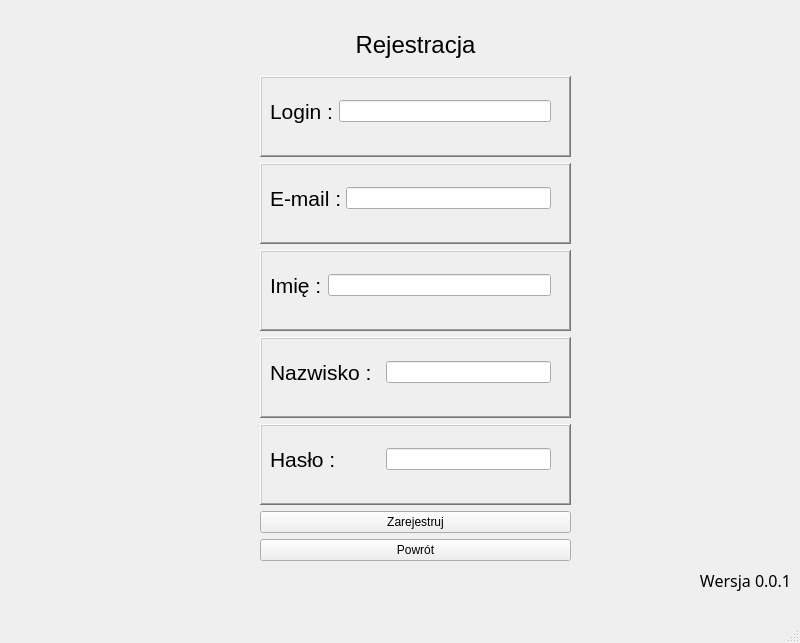
<?xml version="1.0" encoding="UTF-8"?>
<ui version="4.0">
 <class>MainWindow</class>
 <widget class="QMainWindow" name="MainWindow">
  <property name="geometry">
   <rect>
    <x>0</x>
    <y>0</y>
    <width>800</width>
    <height>643</height>
   </rect>
  </property>
  <property name="windowTitle">
   <string>MainWindow</string>
  </property>
  <widget class="QWidget" name="centralwidget">
   <property name="minimumSize">
    <size>
     <width>800</width>
     <height>600</height>
    </size>
   </property>
   <widget class="QStackedWidget" name="WidgetSwitcher">
    <property name="geometry">
     <rect>
      <x>170</x>
      <y>10</y>
      <width>481</width>
      <height>561</height>
     </rect>
    </property>
    <property name="currentIndex">
     <number>2</number>
    </property>
    <widget class="QWidget" name="MainPage">
     <widget class="QWidget" name="verticalLayoutWidget">
      <property name="geometry">
       <rect>
        <x>40</x>
        <y>10</y>
        <width>401</width>
        <height>563</height>
       </rect>
      </property>
      <layout class="QVBoxLayout" name="verticalLayout">
       <property name="spacing">
        <number>4</number>
       </property>
       <property name="bottomMargin">
        <number>16</number>
       </property>
       <item>
        <widget class="QLabel" name="WarewiseLogo">
         <property name="enabled">
          <bool>true</bool>
         </property>
         <property name="maximumSize">
          <size>
           <width>400</width>
           <height>400</height>
          </size>
         </property>
         <property name="text">
          <string/>
         </property>
         <property name="pixmap">
          <pixmap resource="AppResources.qrc">:/resources/WareWiseLogo.png</pixmap>
         </property>
         <property name="scaledContents">
          <bool>true</bool>
         </property>
         <property name="alignment">
          <set>Qt::AlignmentFlag::AlignCenter</set>
         </property>
        </widget>
       </item>
       <item>
        <widget class="QPushButton" name="LoginButton">
         <property name="minimumSize">
          <size>
           <width>30</width>
           <height>40</height>
          </size>
         </property>
         <property name="autoFillBackground">
          <bool>false</bool>
         </property>
         <property name="text">
          <string>Zaloguj</string>
         </property>
        </widget>
       </item>
       <item>
        <widget class="QPushButton" name="Register">
         <property name="minimumSize">
          <size>
           <width>30</width>
           <height>40</height>
          </size>
         </property>
         <property name="autoFillBackground">
          <bool>false</bool>
         </property>
         <property name="text">
          <string>Zarejestruj</string>
         </property>
        </widget>
       </item>
       <item>
        <widget class="QPushButton" name="RecoverPassButton">
         <property name="minimumSize">
          <size>
           <width>30</width>
           <height>40</height>
          </size>
         </property>
         <property name="text">
          <string>Odzyskiwanie hasła</string>
         </property>
        </widget>
       </item>
       <item>
        <widget class="QPushButton" name="ExitButton">
         <property name="minimumSize">
          <size>
           <width>30</width>
           <height>40</height>
          </size>
         </property>
         <property name="text">
          <string>Wyjście</string>
         </property>
        </widget>
       </item>
      </layout>
     </widget>
    </widget>
    <widget class="QWidget" name="LoginPage">
     <widget class="QFrame" name="frame">
      <property name="geometry">
       <rect>
        <x>79</x>
        <y>200</y>
        <width>301</width>
        <height>71</height>
       </rect>
      </property>
      <property name="frameShape">
       <enum>QFrame::Shape::WinPanel</enum>
      </property>
      <property name="frameShadow">
       <enum>QFrame::Shadow::Raised</enum>
      </property>
      <widget class="QWidget" name="horizontalLayoutWidget_2">
       <property name="geometry">
        <rect>
         <x>10</x>
         <y>10</y>
         <width>281</width>
         <height>51</height>
        </rect>
       </property>
       <layout class="QHBoxLayout" name="horizontalLayout_2">
        <property name="sizeConstraint">
         <enum>QLayout::SizeConstraint::SetMinimumSize</enum>
        </property>
        <item>
         <widget class="QLabel" name="label_3">
          <property name="maximumSize">
           <size>
            <width>70</width>
            <height>60</height>
           </size>
          </property>
          <property name="font">
           <font>
            <pointsize>16</pointsize>
           </font>
          </property>
          <property name="text">
           <string>Login : </string>
          </property>
         </widget>
        </item>
        <item>
         <widget class="QLineEdit" name="LoginInputBox"/>
        </item>
       </layout>
      </widget>
     </widget>
     <widget class="QFrame" name="frame_2">
      <property name="geometry">
       <rect>
        <x>80</x>
        <y>280</y>
        <width>301</width>
        <height>71</height>
       </rect>
      </property>
      <property name="frameShape">
       <enum>QFrame::Shape::WinPanel</enum>
      </property>
      <property name="frameShadow">
       <enum>QFrame::Shadow::Raised</enum>
      </property>
      <widget class="QWidget" name="horizontalLayoutWidget_3">
       <property name="geometry">
        <rect>
         <x>10</x>
         <y>10</y>
         <width>281</width>
         <height>51</height>
        </rect>
       </property>
       <layout class="QHBoxLayout" name="horizontalLayout_3">
        <property name="sizeConstraint">
         <enum>QLayout::SizeConstraint::SetMinimumSize</enum>
        </property>
        <item>
         <widget class="QLabel" name="label_4">
          <property name="maximumSize">
           <size>
            <width>70</width>
            <height>60</height>
           </size>
          </property>
          <property name="font">
           <font>
            <pointsize>16</pointsize>
           </font>
          </property>
          <property name="text">
           <string>Hasło : </string>
          </property>
         </widget>
        </item>
        <item>
         <widget class="QLineEdit" name="PasswordInputBox">
          <property name="echoMode">
           <enum>QLineEdit::EchoMode::Password</enum>
          </property>
         </widget>
        </item>
       </layout>
      </widget>
     </widget>
     <widget class="QLabel" name="label_2">
      <property name="geometry">
       <rect>
        <x>180</x>
        <y>150</y>
        <width>101</width>
        <height>31</height>
       </rect>
      </property>
      <property name="font">
       <font>
        <pointsize>16</pointsize>
       </font>
      </property>
      <property name="text">
       <string>Logowanie</string>
      </property>
     </widget>
     <widget class="QPushButton" name="BackButton">
      <property name="geometry">
       <rect>
        <x>160</x>
        <y>410</y>
        <width>131</width>
        <height>41</height>
       </rect>
      </property>
      <property name="text">
       <string>Powrót</string>
      </property>
     </widget>
     <widget class="QPushButton" name="LoginToAppButton">
      <property name="geometry">
       <rect>
        <x>160</x>
        <y>370</y>
        <width>131</width>
        <height>41</height>
       </rect>
      </property>
      <property name="text">
       <string>Zaloguj</string>
      </property>
      <property name="autoDefault">
       <bool>true</bool>
      </property>
     </widget>
    </widget>
    <widget class="QWidget" name="RegisterPage">
     <widget class="QWidget" name="layoutWidget">
      <property name="geometry">
       <rect>
        <x>90</x>
        <y>10</y>
        <width>311</width>
        <height>541</height>
       </rect>
      </property>
      <layout class="QVBoxLayout" name="verticalLayout_2">
       <item>
        <widget class="QLabel" name="label">
         <property name="enabled">
          <bool>true</bool>
         </property>
         <property name="sizePolicy">
          <sizepolicy hsizetype="MinimumExpanding" vsizetype="Preferred">
           <horstretch>0</horstretch>
           <verstretch>0</verstretch>
          </sizepolicy>
         </property>
         <property name="maximumSize">
          <size>
           <width>16777215</width>
           <height>50</height>
          </size>
         </property>
         <property name="font">
          <font>
           <pointsize>18</pointsize>
          </font>
         </property>
         <property name="layoutDirection">
          <enum>Qt::LayoutDirection::LeftToRight</enum>
         </property>
         <property name="autoFillBackground">
          <bool>false</bool>
         </property>
         <property name="text">
          <string>Rejestracja</string>
         </property>
         <property name="alignment">
          <set>Qt::AlignmentFlag::AlignCenter</set>
         </property>
        </widget>
       </item>
       <item>
        <widget class="QFrame" name="frame_3">
         <property name="frameShape">
          <enum>QFrame::Shape::WinPanel</enum>
         </property>
         <property name="frameShadow">
          <enum>QFrame::Shadow::Raised</enum>
         </property>
         <widget class="QWidget" name="horizontalLayoutWidget_6">
          <property name="geometry">
           <rect>
            <x>10</x>
            <y>10</y>
            <width>281</width>
            <height>51</height>
           </rect>
          </property>
          <layout class="QHBoxLayout" name="horizontalLayout_6">
           <property name="sizeConstraint">
            <enum>QLayout::SizeConstraint::SetMinimumSize</enum>
           </property>
           <item>
            <widget class="QLabel" name="label_7">
             <property name="maximumSize">
              <size>
               <width>70</width>
               <height>60</height>
              </size>
             </property>
             <property name="font">
              <font>
               <pointsize>16</pointsize>
              </font>
             </property>
             <property name="text">
              <string>Login :</string>
             </property>
            </widget>
           </item>
           <item>
            <widget class="QLineEdit" name="RegisterLoginInputBox">
             <property name="echoMode">
              <enum>QLineEdit::EchoMode::Normal</enum>
             </property>
            </widget>
           </item>
          </layout>
         </widget>
        </widget>
       </item>
       <item>
        <widget class="QFrame" name="frame_4">
         <property name="frameShape">
          <enum>QFrame::Shape::WinPanel</enum>
         </property>
         <property name="frameShadow">
          <enum>QFrame::Shadow::Raised</enum>
         </property>
         <widget class="QWidget" name="horizontalLayoutWidget_5">
          <property name="geometry">
           <rect>
            <x>10</x>
            <y>10</y>
            <width>281</width>
            <height>51</height>
           </rect>
          </property>
          <layout class="QHBoxLayout" name="horizontalLayout_5">
           <property name="sizeConstraint">
            <enum>QLayout::SizeConstraint::SetMinimumSize</enum>
           </property>
           <item>
            <widget class="QLabel" name="label_6">
             <property name="maximumSize">
              <size>
               <width>70</width>
               <height>60</height>
              </size>
             </property>
             <property name="font">
              <font>
               <pointsize>16</pointsize>
              </font>
             </property>
             <property name="text">
              <string>E-mail : </string>
             </property>
            </widget>
           </item>
           <item>
            <widget class="QLineEdit" name="RegisterEmailInputBox">
             <property name="echoMode">
              <enum>QLineEdit::EchoMode::Normal</enum>
             </property>
            </widget>
           </item>
          </layout>
         </widget>
        </widget>
       </item>
       <item>
        <widget class="QFrame" name="frame_5">
         <property name="frameShape">
          <enum>QFrame::Shape::WinPanel</enum>
         </property>
         <property name="frameShadow">
          <enum>QFrame::Shadow::Raised</enum>
         </property>
         <widget class="QWidget" name="horizontalLayoutWidget_4">
          <property name="geometry">
           <rect>
            <x>10</x>
            <y>10</y>
            <width>281</width>
            <height>51</height>
           </rect>
          </property>
          <layout class="QHBoxLayout" name="horizontalLayout_4">
           <property name="sizeConstraint">
            <enum>QLayout::SizeConstraint::SetMinimumSize</enum>
           </property>
           <item>
            <widget class="QLabel" name="label_5">
             <property name="maximumSize">
              <size>
               <width>70</width>
               <height>60</height>
              </size>
             </property>
             <property name="font">
              <font>
               <pointsize>16</pointsize>
              </font>
             </property>
             <property name="text">
              <string>Imię :</string>
             </property>
            </widget>
           </item>
           <item>
            <widget class="QLineEdit" name="RegisterNameInputBox">
             <property name="echoMode">
              <enum>QLineEdit::EchoMode::Normal</enum>
             </property>
            </widget>
           </item>
          </layout>
         </widget>
        </widget>
       </item>
       <item>
        <widget class="QFrame" name="frame_6">
         <property name="frameShape">
          <enum>QFrame::Shape::WinPanel</enum>
         </property>
         <property name="frameShadow">
          <enum>QFrame::Shadow::Raised</enum>
         </property>
         <widget class="QWidget" name="horizontalLayoutWidget_7">
          <property name="geometry">
           <rect>
            <x>10</x>
            <y>10</y>
            <width>281</width>
            <height>51</height>
           </rect>
          </property>
          <layout class="QHBoxLayout" name="horizontalLayout_7">
           <property name="sizeConstraint">
            <enum>QLayout::SizeConstraint::SetMinimumSize</enum>
           </property>
           <item>
            <widget class="QLabel" name="label_8">
             <property name="sizePolicy">
              <sizepolicy hsizetype="Expanding" vsizetype="Preferred">
               <horstretch>0</horstretch>
               <verstretch>0</verstretch>
              </sizepolicy>
             </property>
             <property name="maximumSize">
              <size>
               <width>110</width>
               <height>60</height>
              </size>
             </property>
             <property name="font">
              <font>
               <pointsize>16</pointsize>
              </font>
             </property>
             <property name="text">
              <string>Nazwisko :</string>
             </property>
            </widget>
           </item>
           <item>
            <widget class="QLineEdit" name="RegisterLastnameInputBox">
             <property name="sizePolicy">
              <sizepolicy hsizetype="Preferred" vsizetype="Fixed">
               <horstretch>0</horstretch>
               <verstretch>0</verstretch>
              </sizepolicy>
             </property>
             <property name="echoMode">
              <enum>QLineEdit::EchoMode::Normal</enum>
             </property>
            </widget>
           </item>
          </layout>
         </widget>
        </widget>
       </item>
       <item>
        <widget class="QFrame" name="frame_7">
         <property name="frameShape">
          <enum>QFrame::Shape::WinPanel</enum>
         </property>
         <property name="frameShadow">
          <enum>QFrame::Shadow::Raised</enum>
         </property>
         <widget class="QWidget" name="horizontalLayoutWidget_8">
          <property name="geometry">
           <rect>
            <x>10</x>
            <y>10</y>
            <width>281</width>
            <height>51</height>
           </rect>
          </property>
          <layout class="QHBoxLayout" name="horizontalLayout_8">
           <property name="sizeConstraint">
            <enum>QLayout::SizeConstraint::SetMinimumSize</enum>
           </property>
           <item>
            <widget class="QLabel" name="label_9">
             <property name="sizePolicy">
              <sizepolicy hsizetype="Expanding" vsizetype="Preferred">
               <horstretch>0</horstretch>
               <verstretch>0</verstretch>
              </sizepolicy>
             </property>
             <property name="maximumSize">
              <size>
               <width>110</width>
               <height>60</height>
              </size>
             </property>
             <property name="font">
              <font>
               <pointsize>16</pointsize>
              </font>
             </property>
             <property name="text">
              <string>Hasło :</string>
             </property>
            </widget>
           </item>
           <item>
            <widget class="QLineEdit" name="RegisterPasswordInputBox">
             <property name="sizePolicy">
              <sizepolicy hsizetype="Preferred" vsizetype="Fixed">
               <horstretch>0</horstretch>
               <verstretch>0</verstretch>
              </sizepolicy>
             </property>
             <property name="echoMode">
              <enum>QLineEdit::EchoMode::Password</enum>
             </property>
            </widget>
           </item>
          </layout>
         </widget>
        </widget>
       </item>
       <item>
        <widget class="QPushButton" name="RegisterUserButton">
         <property name="sizePolicy">
          <sizepolicy hsizetype="Preferred" vsizetype="Fixed">
           <horstretch>0</horstretch>
           <verstretch>0</verstretch>
          </sizepolicy>
         </property>
         <property name="text">
          <string>Zarejestruj</string>
         </property>
        </widget>
       </item>
       <item>
        <widget class="QPushButton" name="BackButton_2">
         <property name="text">
          <string>Powrót</string>
         </property>
        </widget>
       </item>
      </layout>
     </widget>
    </widget>
    <widget class="QWidget" name="RecoverPassPage">
     <widget class="QWidget" name="formLayoutWidget">
      <property name="geometry">
       <rect>
        <x>80</x>
        <y>80</y>
        <width>301</width>
        <height>351</height>
       </rect>
      </property>
      <layout class="QVBoxLayout" name="verticalLayout_3">
       <property name="spacing">
        <number>0</number>
       </property>
       <item>
        <widget class="QLabel" name="label_10">
         <property name="maximumSize">
          <size>
           <width>16777215</width>
           <height>60</height>
          </size>
         </property>
         <property name="font">
          <font>
           <pointsize>16</pointsize>
           <strikeout>false</strikeout>
          </font>
         </property>
         <property name="text">
          <string>Odzyskiwanie hasła</string>
         </property>
         <property name="alignment">
          <set>Qt::AlignmentFlag::AlignCenter</set>
         </property>
        </widget>
       </item>
       <item>
        <widget class="QFrame" name="frame_9">
         <property name="maximumSize">
          <size>
           <width>16777215</width>
           <height>70</height>
          </size>
         </property>
         <property name="frameShape">
          <enum>QFrame::Shape::WinPanel</enum>
         </property>
         <property name="frameShadow">
          <enum>QFrame::Shadow::Raised</enum>
         </property>
         <widget class="QWidget" name="horizontalLayoutWidget_10">
          <property name="geometry">
           <rect>
            <x>10</x>
            <y>10</y>
            <width>281</width>
            <height>51</height>
           </rect>
          </property>
          <layout class="QHBoxLayout" name="horizontalLayout_10">
           <property name="sizeConstraint">
            <enum>QLayout::SizeConstraint::SetMinimumSize</enum>
           </property>
           <item>
            <widget class="QLabel" name="label_12">
             <property name="maximumSize">
              <size>
               <width>70</width>
               <height>60</height>
              </size>
             </property>
             <property name="font">
              <font>
               <pointsize>16</pointsize>
              </font>
             </property>
             <property name="text">
              <string>Login :</string>
             </property>
            </widget>
           </item>
           <item>
            <widget class="QLineEdit" name="PassRecoveryLoginInputBox">
             <property name="echoMode">
              <enum>QLineEdit::EchoMode::Normal</enum>
             </property>
            </widget>
           </item>
          </layout>
         </widget>
        </widget>
       </item>
       <item>
        <widget class="QFrame" name="frame_8">
         <property name="maximumSize">
          <size>
           <width>16777215</width>
           <height>70</height>
          </size>
         </property>
         <property name="frameShape">
          <enum>QFrame::Shape::WinPanel</enum>
         </property>
         <property name="frameShadow">
          <enum>QFrame::Shadow::Raised</enum>
         </property>
         <widget class="QWidget" name="horizontalLayoutWidget_9">
          <property name="geometry">
           <rect>
            <x>10</x>
            <y>10</y>
            <width>281</width>
            <height>51</height>
           </rect>
          </property>
          <layout class="QHBoxLayout" name="horizontalLayout_9">
           <property name="sizeConstraint">
            <enum>QLayout::SizeConstraint::SetMinimumSize</enum>
           </property>
           <item>
            <widget class="QLabel" name="label_11">
             <property name="maximumSize">
              <size>
               <width>70</width>
               <height>60</height>
              </size>
             </property>
             <property name="font">
              <font>
               <pointsize>16</pointsize>
              </font>
             </property>
             <property name="text">
              <string>Email :</string>
             </property>
            </widget>
           </item>
           <item>
            <widget class="QLineEdit" name="PassRecoveryEmailInputBox">
             <property name="echoMode">
              <enum>QLineEdit::EchoMode::Normal</enum>
             </property>
            </widget>
           </item>
          </layout>
         </widget>
        </widget>
       </item>
       <item>
        <widget class="QFrame" name="frame_10">
         <property name="maximumSize">
          <size>
           <width>16777215</width>
           <height>70</height>
          </size>
         </property>
         <property name="frameShape">
          <enum>QFrame::Shape::WinPanel</enum>
         </property>
         <property name="frameShadow">
          <enum>QFrame::Shadow::Raised</enum>
         </property>
         <widget class="QWidget" name="horizontalLayoutWidget_11">
          <property name="geometry">
           <rect>
            <x>10</x>
            <y>10</y>
            <width>281</width>
            <height>51</height>
           </rect>
          </property>
          <layout class="QHBoxLayout" name="horizontalLayout_11">
           <property name="sizeConstraint">
            <enum>QLayout::SizeConstraint::SetMinimumSize</enum>
           </property>
           <item>
            <widget class="QLabel" name="label_13">
             <property name="maximumSize">
              <size>
               <width>120</width>
               <height>60</height>
              </size>
             </property>
             <property name="font">
              <font>
               <pointsize>16</pointsize>
              </font>
             </property>
             <property name="text">
              <string>Nowe hasło :</string>
             </property>
            </widget>
           </item>
           <item>
            <widget class="QLineEdit" name="PassRecoveryNewPassInputBox">
             <property name="sizePolicy">
              <sizepolicy hsizetype="Preferred" vsizetype="Fixed">
               <horstretch>0</horstretch>
               <verstretch>0</verstretch>
              </sizepolicy>
             </property>
             <property name="echoMode">
              <enum>QLineEdit::EchoMode::Password</enum>
             </property>
            </widget>
           </item>
          </layout>
         </widget>
        </widget>
       </item>
       <item>
        <widget class="QPushButton" name="RecoverPassFromDB_Button">
         <property name="text">
          <string>Odzyskaj hasło</string>
         </property>
        </widget>
       </item>
       <item>
        <widget class="QPushButton" name="BackButton_3">
         <property name="text">
          <string>Powrót</string>
         </property>
        </widget>
       </item>
      </layout>
     </widget>
    </widget>
   </widget>
   <widget class="QLabel" name="ProjectVersionText">
    <property name="geometry">
     <rect>
      <x>670</x>
      <y>560</y>
      <width>121</width>
      <height>41</height>
     </rect>
    </property>
    <property name="font">
     <font>
      <family>Rockwell</family>
      <pointsize>12</pointsize>
     </font>
    </property>
    <property name="text">
     <string>Wersja 0.0.1</string>
    </property>
    <property name="alignment">
     <set>Qt::AlignmentFlag::AlignRight|Qt::AlignmentFlag::AlignTrailing|Qt::AlignmentFlag::AlignVCenter</set>
    </property>
   </widget>
  </widget>
  <widget class="QMenuBar" name="menubar">
   <property name="geometry">
    <rect>
     <x>0</x>
     <y>0</y>
     <width>800</width>
     <height>22</height>
    </rect>
   </property>
  </widget>
  <widget class="QStatusBar" name="statusbar"/>
 </widget>
 <tabstops>
  <tabstop>LoginInputBox</tabstop>
  <tabstop>PasswordInputBox</tabstop>
  <tabstop>LoginToAppButton</tabstop>
  <tabstop>BackButton</tabstop>
  <tabstop>LoginButton</tabstop>
  <tabstop>Register</tabstop>
  <tabstop>RecoverPassButton</tabstop>
  <tabstop>ExitButton</tabstop>
  <tabstop>RegisterLoginInputBox</tabstop>
  <tabstop>RegisterEmailInputBox</tabstop>
  <tabstop>RegisterNameInputBox</tabstop>
  <tabstop>RegisterLastnameInputBox</tabstop>
  <tabstop>RegisterPasswordInputBox</tabstop>
  <tabstop>RegisterUserButton</tabstop>
  <tabstop>BackButton_2</tabstop>
  <tabstop>PassRecoveryLoginInputBox</tabstop>
  <tabstop>PassRecoveryEmailInputBox</tabstop>
  <tabstop>PassRecoveryNewPassInputBox</tabstop>
  <tabstop>RecoverPassFromDB_Button</tabstop>
  <tabstop>BackButton_3</tabstop>
 </tabstops>
 <resources>
  <include location="AppResources.qrc"/>
 </resources>
 <connections/>
</ui>
